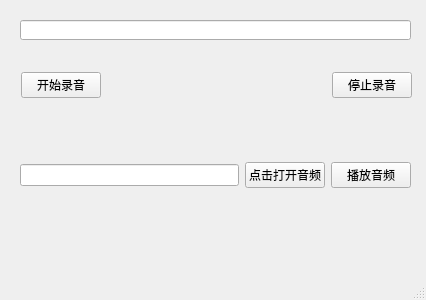
<?xml version="1.0" encoding="UTF-8"?>
<ui version="4.0">
 <class>MainWindow</class>
 <widget class="QMainWindow" name="MainWindow">
  <property name="geometry">
   <rect>
    <x>0</x>
    <y>0</y>
    <width>426</width>
    <height>300</height>
   </rect>
  </property>
  <property name="windowTitle">
   <string>MainWindow</string>
  </property>
  <widget class="QWidget" name="centralwidget">
   <widget class="QLineEdit" name="lineEdit_2">
    <property name="geometry">
     <rect>
      <x>20</x>
      <y>20</y>
      <width>391</width>
      <height>20</height>
     </rect>
    </property>
   </widget>
   <widget class="QWidget" name="">
    <property name="geometry">
     <rect>
      <x>21</x>
      <y>60</y>
      <width>391</width>
      <height>51</height>
     </rect>
    </property>
    <layout class="QHBoxLayout" name="horizontalLayout">
     <item>
      <widget class="QPushButton" name="pushButton">
       <property name="text">
        <string>开始录音</string>
       </property>
      </widget>
     </item>
     <item>
      <spacer name="horizontalSpacer">
       <property name="orientation">
        <enum>Qt::Horizontal</enum>
       </property>
       <property name="sizeHint" stdset="0">
        <size>
         <width>40</width>
         <height>20</height>
        </size>
       </property>
      </spacer>
     </item>
     <item>
      <widget class="QPushButton" name="pushButton_2">
       <property name="text">
        <string>停止录音</string>
       </property>
      </widget>
     </item>
    </layout>
   </widget>
   <widget class="QWidget" name="">
    <property name="geometry">
     <rect>
      <x>20</x>
      <y>130</y>
      <width>391</width>
      <height>91</height>
     </rect>
    </property>
    <layout class="QHBoxLayout" name="horizontalLayout_2">
     <item>
      <widget class="QLineEdit" name="lineEdit"/>
     </item>
     <item>
      <widget class="QPushButton" name="pushButton_3">
       <property name="text">
        <string>点击打开音频</string>
       </property>
      </widget>
     </item>
     <item>
      <widget class="QPushButton" name="pushButton_4">
       <property name="text">
        <string>播放音频</string>
       </property>
      </widget>
     </item>
    </layout>
   </widget>
  </widget>
  <widget class="QMenuBar" name="menubar">
   <property name="geometry">
    <rect>
     <x>0</x>
     <y>0</y>
     <width>426</width>
     <height>22</height>
    </rect>
   </property>
  </widget>
  <widget class="QStatusBar" name="statusbar"/>
 </widget>
 <resources/>
 <connections/>
</ui>
